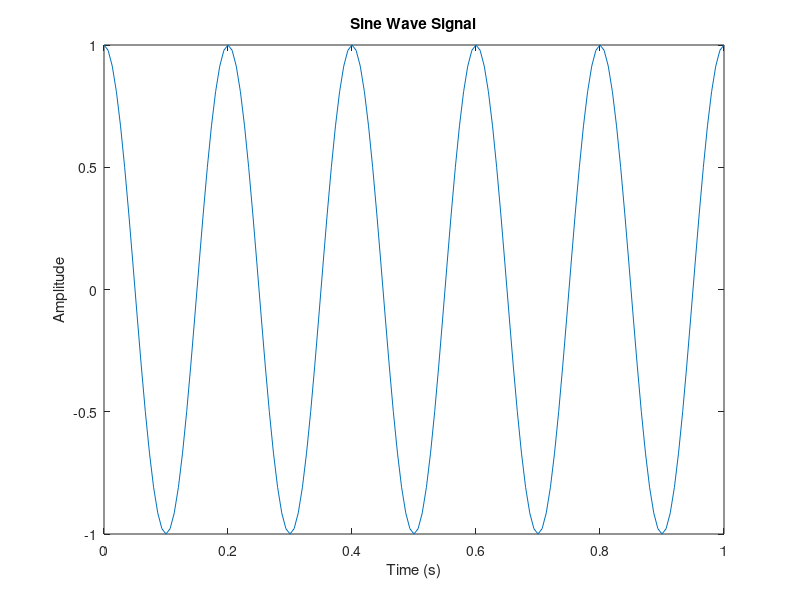
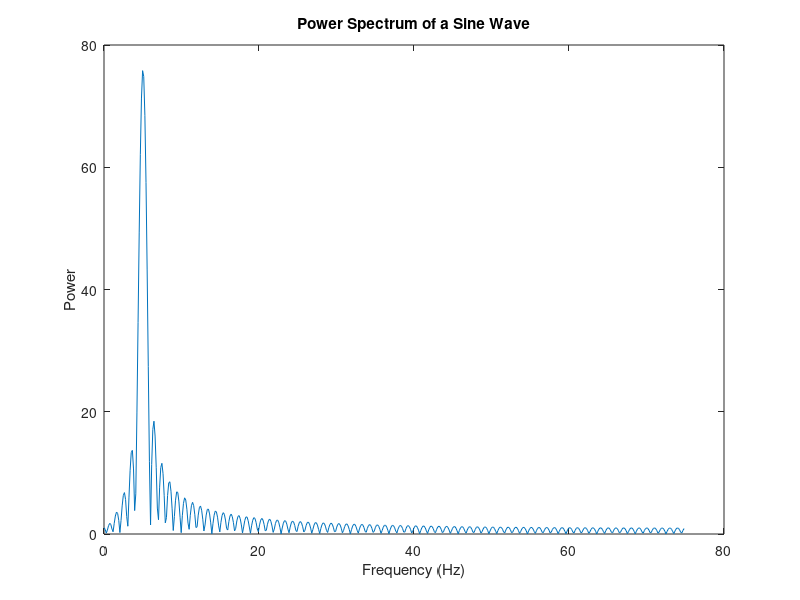

These charts were generated, in order, by the following MATLAB code:
frequence = 150; % Sampling frequency
t = 0:1/frequence:1; % Time vector of 1 second
f = 5; % Create a sine wave of f Hz.
x = cos(2*pi*t*f);
nfft = 1024; % Length of FFT
% Take fft, padding with zeros so that length(X) is equal to nfft
X = fft(x,nfft);
% FFT is symmetric, throw away second half
X = X(1:nfft/2);
% Take the magnitude of fft of x
mx = abs(X);
% Frequency vector
f = (0:nfft/2-1)*frequence/nfft;
% Generate the plot, title and labels.
figure(1);
plot(t,x);
title('Sine Wave Signal');
xlabel('Time (s)');
ylabel('Amplitude'); 
figure(2);
plot(f,mx);
title('Power Spectrum of a Sine Wave');
xlabel('Frequency (Hz)');
ylabel('Power'); 